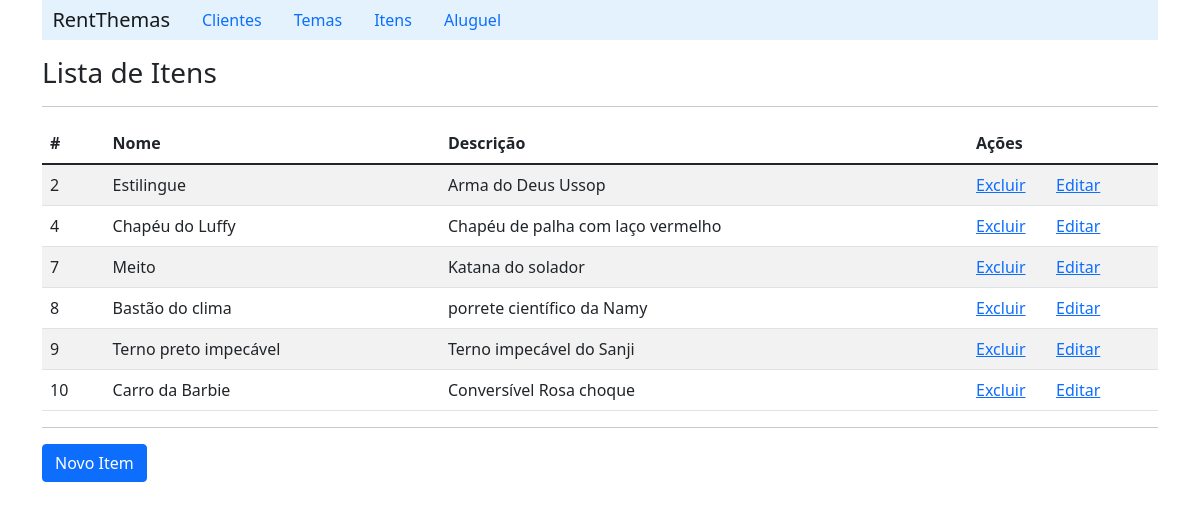
Screenshot of /listItem/ with the database file from the repository.
### aluguel/models.py (models this page shows, shortened)
class Item(models.Model):
    name = models.CharField(max_length=30, blank=False)
    description = models.CharField(max_length=200)

### aluguel/views.py (the view)
# urls.py: path('listItem/', ItemViews.listItem),
    def listItem(request):
        i = ItemDao()
        item_list = i.list_all
        context = {'item_list': item_list}
        return render(request, 'item/listItem.html', context)

### aluguel/daos.py (called while the page is built)
    def list_all(self):
        return Item.objects.all()

### aluguel/templates/item/listItem.html (shortened to what this page needs)
{% extends "index.html" %}
    {% block content %}
        <h3>Lista de Itens</h3>
        <hr>
        <table class="table table-striped">
            {% if item_list %}
            <thead>
                <tr>
                    <th scope="col">#</th>
                    <th scope="col">Nome</th>
                    <th scope="col">Descrição</th>
                    <th scope="col">Ações</th>
                    <th scope="col"></th>
                </tr>
            </thead>
                {% for item in item_list%}
                    <tr>
                        <td>{{item.id}}</td>
                        <td>{{item.name}}</td>
                        <td>{{item.description}}</td>
                        <td width='80'><a href="/deleteItem/{{item.id}}">Excluir</a></td>
                        <td><a href="/detailItem/{{item.id}}">Editar</a></td>
                    </tr>
                {% endfor %}
            {% else %}
                <p>Nenhum item cadastrado!!</p>
            {%endif%}
        </table>
        <hr>
        <a class="btn btn-primary" href="/formItem">Novo Item</a>
    {% endblock %}

### rows the page displays
Item: id "2", name "Estilingue", description "Arma do Deus Ussop"
Item: id "4", name "Chapéu do Luffy", description "Chapéu de palha com laço vermelho"
Item: id "7", name "Meito", description "Katana do solador"
Item: id "8", name "Bastão do clima", description "porrete científico da Namy"
Item: id "9", name "Terno preto impecável", description "Terno impecável do Sanji"
Item: id "10", name "Carro da Barbie", description "Conversível Rosa choque"
